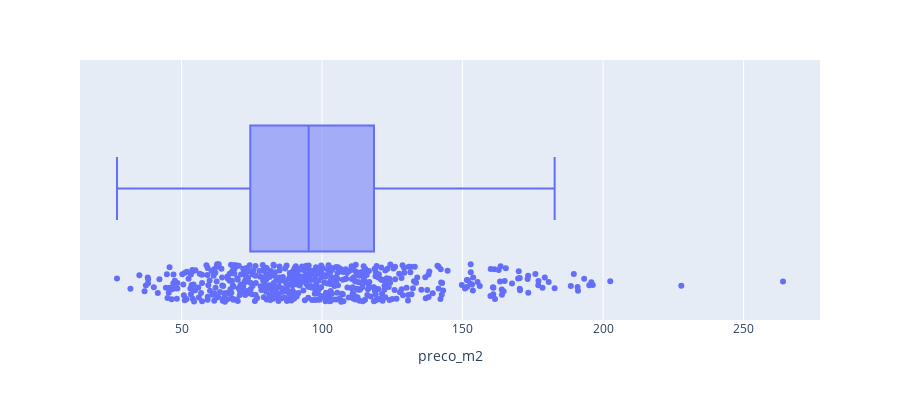

The notebook cell this image was saved under:
### Code cell
# Visualizar a distribuição e valores discrepantes (outliers) dos dados
outliers = px.box(base_original, x = 'preco_m2', points='all', height=400)
outliers.show()

### Figure 1 — Plotly figure (JSON) as saved in the notebook; plotly's stock layout.template omitted (floating-point values rounded to 4 significant figures; data arrays with more than 128 entries replaced by an {"elided": "..."} marker saying what was removed)
{"data": [{"alignmentgroup": "True", "boxpoints": "all", "hovertemplate": "preco_m2=%{x}<extra></extra>", "legendgroup": "", "marker": {"color": "#636efa"}, "name": "", "notched": false, "offsetgroup": "", "orientation": "h", "showlegend": false, "type": "box", "x": {"elided": "545 float values"}, "x0": " ", "xaxis": "x", "y0": " ", "yaxis": "y"}], "layout": {"boxmode": "group", "height": 400, "legend": {"tracegroupgap": 0}, "margin": {"t": 60}, "xaxis": {"anchor": "y", "domain": [0, 1], "title": {"text": "preco_m2"}}, "yaxis": {"anchor": "x", "domain": [0, 1]}}}
